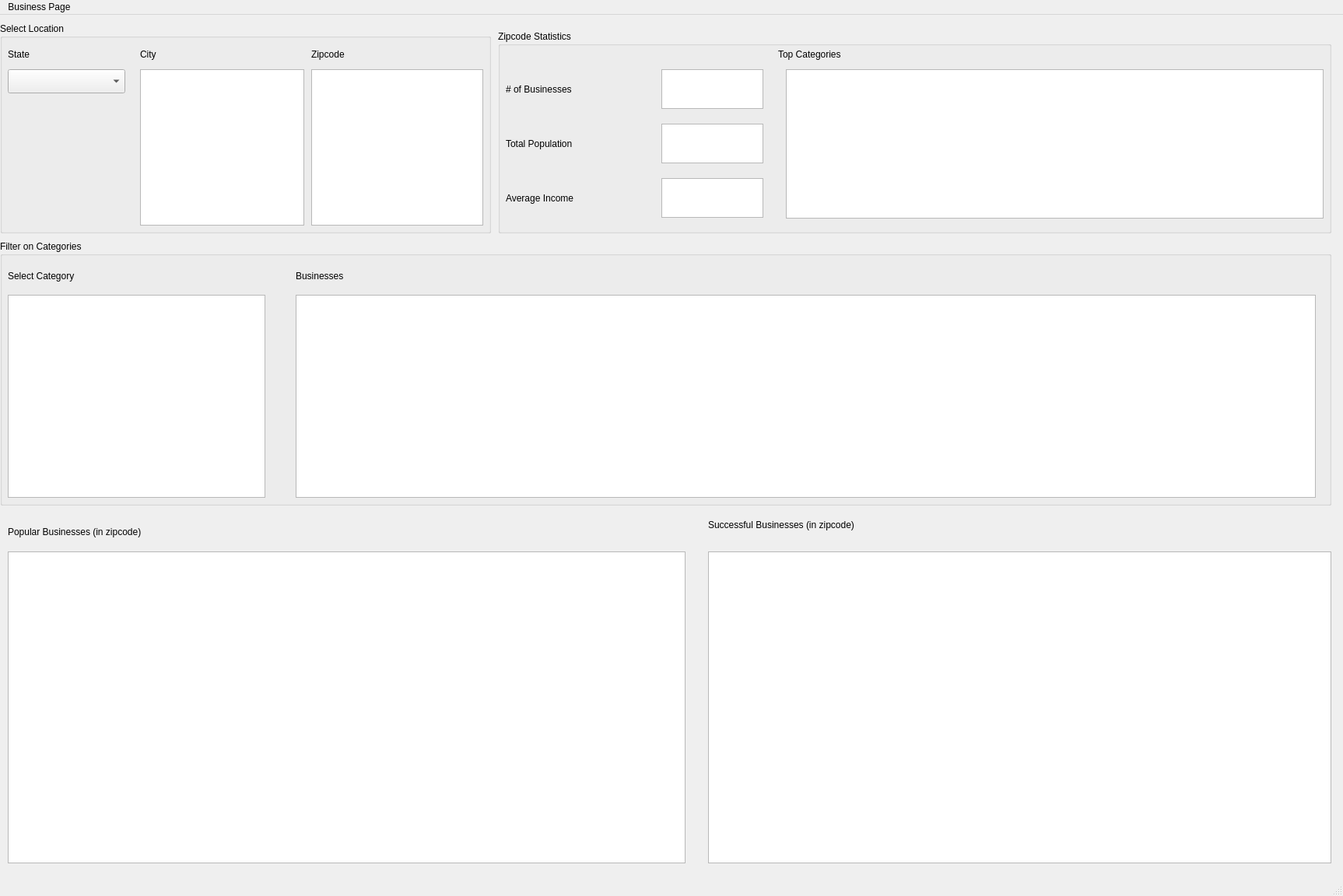
<?xml version="1.0" encoding="UTF-8"?>
<ui version="4.0">
 <class>MainWindow</class>
 <widget class="QMainWindow" name="MainWindow">
  <property name="geometry">
   <rect>
    <x>0</x>
    <y>0</y>
    <width>1726</width>
    <height>1152</height>
   </rect>
  </property>
  <property name="windowTitle">
   <string>MainWindow</string>
  </property>
  <widget class="QWidget" name="centralwidget">
   <widget class="QGroupBox" name="locationBox">
    <property name="geometry">
     <rect>
      <x>0</x>
      <y>10</y>
      <width>631</width>
      <height>271</height>
     </rect>
    </property>
    <property name="title">
     <string>Select Location</string>
    </property>
    <widget class="QComboBox" name="stateBox">
     <property name="geometry">
      <rect>
       <x>10</x>
       <y>60</y>
       <width>151</width>
       <height>31</height>
      </rect>
     </property>
    </widget>
    <widget class="QLabel" name="label">
     <property name="geometry">
      <rect>
       <x>10</x>
       <y>30</y>
       <width>81</width>
       <height>21</height>
      </rect>
     </property>
     <property name="text">
      <string>State</string>
     </property>
    </widget>
    <widget class="QListWidget" name="cityBox">
     <property name="geometry">
      <rect>
       <x>180</x>
       <y>60</y>
       <width>211</width>
       <height>201</height>
      </rect>
     </property>
    </widget>
    <widget class="QListWidget" name="zipcodeBox">
     <property name="geometry">
      <rect>
       <x>400</x>
       <y>60</y>
       <width>221</width>
       <height>201</height>
      </rect>
     </property>
    </widget>
    <widget class="QLabel" name="label_2">
     <property name="geometry">
      <rect>
       <x>180</x>
       <y>30</y>
       <width>47</width>
       <height>21</height>
      </rect>
     </property>
     <property name="text">
      <string>City</string>
     </property>
    </widget>
    <widget class="QLabel" name="label_3">
     <property name="geometry">
      <rect>
       <x>400</x>
       <y>30</y>
       <width>91</width>
       <height>21</height>
      </rect>
     </property>
     <property name="text">
      <string>Zipcode</string>
     </property>
    </widget>
   </widget>
   <widget class="QGroupBox" name="zipstatBox">
    <property name="geometry">
     <rect>
      <x>640</x>
      <y>20</y>
      <width>1071</width>
      <height>261</height>
     </rect>
    </property>
    <property name="title">
     <string>Zipcode Statistics</string>
    </property>
    <widget class="QLabel" name="topCategoryLabel">
     <property name="geometry">
      <rect>
       <x>360</x>
       <y>20</y>
       <width>141</width>
       <height>21</height>
      </rect>
     </property>
     <property name="text">
      <string>Top Categories</string>
     </property>
    </widget>
    <widget class="QListWidget" name="numBusiness">
     <property name="geometry">
      <rect>
       <x>210</x>
       <y>50</y>
       <width>131</width>
       <height>51</height>
      </rect>
     </property>
    </widget>
    <widget class="QListWidget" name="totalPop">
     <property name="geometry">
      <rect>
       <x>210</x>
       <y>120</y>
       <width>131</width>
       <height>51</height>
      </rect>
     </property>
    </widget>
    <widget class="QListWidget" name="avgIncome">
     <property name="geometry">
      <rect>
       <x>210</x>
       <y>190</y>
       <width>131</width>
       <height>51</height>
      </rect>
     </property>
    </widget>
    <widget class="QLabel" name="label_4">
     <property name="geometry">
      <rect>
       <x>10</x>
       <y>60</y>
       <width>171</width>
       <height>31</height>
      </rect>
     </property>
     <property name="text">
      <string># of Businesses</string>
     </property>
    </widget>
    <widget class="QLabel" name="label_5">
     <property name="geometry">
      <rect>
       <x>10</x>
       <y>130</y>
       <width>171</width>
       <height>31</height>
      </rect>
     </property>
     <property name="text">
      <string>Total Population</string>
     </property>
    </widget>
    <widget class="QLabel" name="label_6">
     <property name="geometry">
      <rect>
       <x>10</x>
       <y>200</y>
       <width>171</width>
       <height>31</height>
      </rect>
     </property>
     <property name="text">
      <string>Average Income</string>
     </property>
    </widget>
    <widget class="QTableWidget" name="topCategoryTable">
     <property name="geometry">
      <rect>
       <x>370</x>
       <y>50</y>
       <width>691</width>
       <height>192</height>
      </rect>
     </property>
    </widget>
   </widget>
   <widget class="QGroupBox" name="filterCategoryBox">
    <property name="geometry">
     <rect>
      <x>0</x>
      <y>290</y>
      <width>1711</width>
      <height>341</height>
     </rect>
    </property>
    <property name="title">
     <string>Filter on Categories</string>
    </property>
    <widget class="QListWidget" name="categoryList">
     <property name="geometry">
      <rect>
       <x>10</x>
       <y>70</y>
       <width>331</width>
       <height>261</height>
      </rect>
     </property>
    </widget>
    <widget class="QLabel" name="categoryLabel">
     <property name="geometry">
      <rect>
       <x>10</x>
       <y>30</y>
       <width>181</width>
       <height>31</height>
      </rect>
     </property>
     <property name="text">
      <string>Select Category</string>
     </property>
    </widget>
    <widget class="QTableWidget" name="businessTable">
     <property name="geometry">
      <rect>
       <x>380</x>
       <y>70</y>
       <width>1311</width>
       <height>261</height>
      </rect>
     </property>
    </widget>
    <widget class="QLabel" name="businessLabel">
     <property name="geometry">
      <rect>
       <x>380</x>
       <y>35</y>
       <width>141</width>
       <height>21</height>
      </rect>
     </property>
     <property name="text">
      <string>Businesses</string>
     </property>
    </widget>
   </widget>
   <widget class="QTableWidget" name="popularBusinessTable">
    <property name="geometry">
     <rect>
      <x>10</x>
      <y>690</y>
      <width>871</width>
      <height>401</height>
     </rect>
    </property>
   </widget>
   <widget class="QTableWidget" name="successfulBusinessTable">
    <property name="geometry">
     <rect>
      <x>910</x>
      <y>690</y>
      <width>801</width>
      <height>401</height>
     </rect>
    </property>
   </widget>
   <widget class="QLabel" name="popBusinessLabel">
    <property name="geometry">
     <rect>
      <x>10</x>
      <y>649</y>
      <width>361</width>
      <height>31</height>
     </rect>
    </property>
    <property name="text">
     <string>Popular Businesses (in zipcode)</string>
    </property>
   </widget>
   <widget class="QLabel" name="succBusinessLabel">
    <property name="geometry">
     <rect>
      <x>910</x>
      <y>640</y>
      <width>341</width>
      <height>31</height>
     </rect>
    </property>
    <property name="text">
     <string>Successful Businesses (in zipcode)</string>
    </property>
   </widget>
  </widget>
  <widget class="QMenuBar" name="menubar">
   <property name="geometry">
    <rect>
     <x>0</x>
     <y>0</y>
     <width>1726</width>
     <height>22</height>
    </rect>
   </property>
   <widget class="QMenu" name="menuBusiness_Page">
    <property name="title">
     <string>Business Page</string>
    </property>
   </widget>
   <addaction name="menuBusiness_Page"/>
  </widget>
  <widget class="QStatusBar" name="statusbar"/>
 </widget>
 <tabstops>
  <tabstop>stateBox</tabstop>
  <tabstop>cityBox</tabstop>
  <tabstop>zipcodeBox</tabstop>
  <tabstop>categoryList</tabstop>
  <tabstop>businessTable</tabstop>
  <tabstop>popularBusinessTable</tabstop>
  <tabstop>successfulBusinessTable</tabstop>
  <tabstop>numBusiness</tabstop>
  <tabstop>totalPop</tabstop>
  <tabstop>avgIncome</tabstop>
 </tabstops>
 <resources/>
 <connections/>
</ui>
